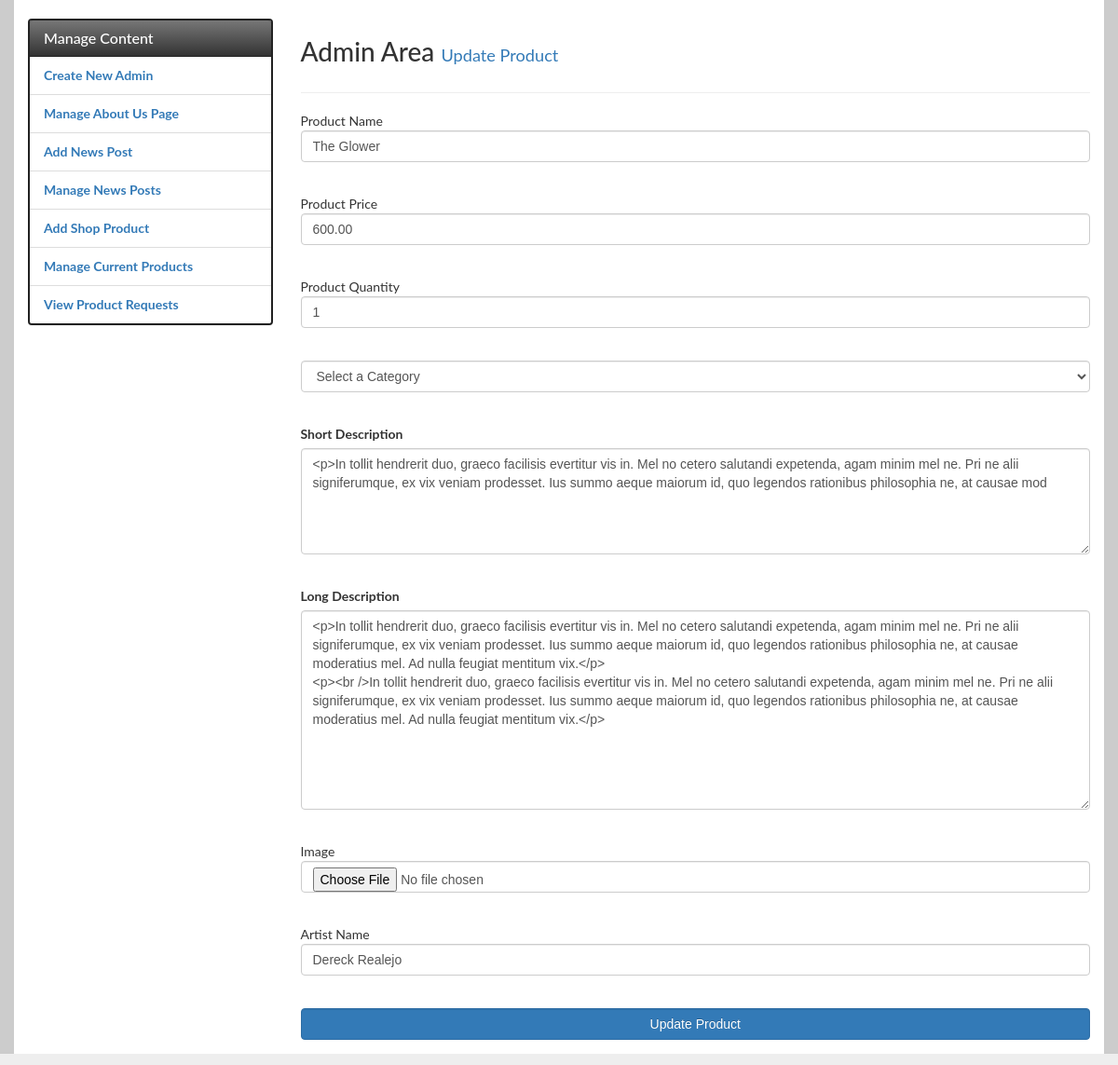
Screenshot of /admin/update_product.php?productID=7 with the database file from the repository.
### tables this page shows
CREATE TABLE `products` (
  `productID` int(11) NOT NULL,
  `productName` varchar(100) NOT NULL,
  `productPrice` decimal(15,2) NOT NULL,
  `productQuantity` int(4) DEFAULT NULL,
  `productCategoryID` int(11) NOT NULL,
  `productShortDescription` varchar(250) NOT NULL,
  `productLongDescription` varchar(1000) DEFAULT NULL,
  `productImage` varchar(255) DEFAULT NULL,
  `productImageExt` varchar(5) NOT NULL,
  `productArtist` varchar(100) DEFAULT NULL
);

### admin/functions/product_functions.php (called while the page is built, shortened)
<?php
function viewOneProduct($productID) {
    $db = getDatabase();
    $stmt = $db->prepare("SELECT * FROM products WHERE productID = :productID");
    $binds = array(
        ":productID" => $productID
    );
    $result = array();
    if ($stmt->execute($binds) && $stmt->rowCount() > 0) {
        $result = $stmt->fetch(PDO::FETCH_ASSOC);
    }
    return $result;
}

### admin/update_product.php (the view, shortened to what this page needs)
<!DOCTYPE html>
<html lang="en">
<head>
    <link href="https://cdnjs.cloudflare.com/ajax/libs/font-awesome/4.7.0/css/font-awesome.min.css" rel="stylesheet" />
    <link href="../bower_components/bootstrap/dist/css/bootstrap-theme.min.css" rel="stylesheet" />
    <link href="../bower_components/bootstrap/dist/css/bootstrap.min.css" rel="stylesheet" />
    <link href="../bower_components/normalize-css/normalize.css" rel="stylesheet" />
    <link href="../css/main.css" rel="stylesheet" type="text/css" />
    <link href="css/admin.css" rel="stylesheet" type="text/css" />
</head>
<body>
    <?php
    include 'functions/product_functions.php';
    if (isPostRequest()) {
        $productID = filter_input(INPUT_POST, 'productID');
        $productName = filter_input(INPUT_POST, 'productName');
        $productPrice = filter_input(INPUT_POST, 'productPrice');
        $productQuantity = filter_input(INPUT_POST, 'productQuantity');
        $productCategoryID = filter_input(INPUT_POST, 'productCategoryID');
        $productShortDescription = filter_input(INPUT_POST, 'productShortDescription');
        $productLongDescription = filter_input(INPUT_POST, 'productLongDescription');
        $productImage = filter_input(INPUT_POST, 'productImage');
        $productArtist = filter_input(INPUT_POST, 'productArtist');
        $updated = updateProduct($productID, $productName, $productPrice, $productQuantity, $productCategoryID, $productShortDescription, $productLongDescription, $productImage, $productArtist);
        if ($updated === true) {
            $result = 'Product updated';
        } else {
            $result = 'Product NOT updated';
        }
    } else {
        $productID = filter_input(INPUT_GET, 'productID');
        $row = viewOneProduct($productID);
        $productName = $row['productName'];
        $productPrice = $row['productPrice'];
        $productQuantity = $row['productQuantity'];
        $productShortDescription = $row['productShortDescription'];
        $productLongDescription = $row['productLongDescription'];
        $productImage = $row['productImage'];
        $productArtist = $row['productArtist'];
    }
    ?>
    <div class="mainContent">
        <div class="container main">
            <div class="row">
                <?php include 'admin_panel.php'; ?>
                <div class="col-md-9">
                    <div class="page-header">
                        <h1>Admin Area <small class="text-primary">Update Product</small></h1>
                    </div>
                    <form method="post" action="#">
                        <div class="form-group">
                            Product Name <input type="text" value="<?php echo $productName; ?>" name="productName" class="form-control" required  autofocus />
                        </div><br />
                        <div class="form-group">
                            Product Price <input type="number" value="<?php echo $productPrice; ?>" name="productPrice" class="form-control" required />
                        </div><br />
                        <div class="form-group">
                            Product Quantity <input type="number" value="<?php echo $productQuantity; ?>" name="productQuantity" class="form-control" />
                        </div><br />
                        <div class="form-group">
                            <select name="productCategoryID" required class="form-control">
                                <option>Select a Category</option>
                            </select>
                        </div><br />
                        <div class="form-group">
                            <label>Short Description</label>
                            <textarea value="<?php echo $productShortDescription; ?>" name="productShortDescription" class="form-control" cols="20" rows="5"><?php echo $productShortDescription; ?></textarea>
                        </div><br />
                        <div class="form-group">
                            <label>Long Description</label>
                            <textarea value="<?php echo $productLongDescription; ?>" name="productLongDescription" class="form-control" cols="20" rows="10"><?php echo $productLongDescription; ?></textarea>
                        </div><br />
                        <div class="form-group">
                            Image <input type="file" value="<?php echo $productImage; ?>" name="productImage" class="form-control" />
                        </div><br />
                        <div class="form-group">
                            Artist Name <input type="text" value="<?php echo $productArtist; ?>" name="productArtist" class="form-control" />
                        </div><br />
                        <div class="form-group">
                            <input type="submit" value="Update Product" class="btn btn-primary form-control" />
                        </div>
                    </form>
                </div>
            </div>
        </div>
    </div>
</body>
</html>

### css/main.css (style rules this page uses)
* { font-family: 'Lato', sans-serif; margin: 0; padding: 0; }
*, *:before, *:after { box-sizing: inherit; }
html { box-sizing: border-box; height: 100%; }
body { background-color: #EEE; font-family: 'Lato', sans-serif; min-height: 100%; padding-bottom: 4em; padding-top: 0; position: relative; }
.mainContent { background-color: #CCC; height: 100%; }
.container.main { background-color: #FFFFFF; border-radius: 0; height: 100%; margin: 0 auto; padding-bottom: 0; }

### rows the page displays
products: productName "The Glower", productPrice "600.00", productQuantity "1", productShortDescription "<p>In tollit hendrerit duo, graeco facilisis evertitur vis in. Mel no cetero salutandi expetenda, agam minim mel ne. Pri ne alii signiferumque, ex vix veniam prodesset. Ius summo aeque maiorum id, quo legendos rationibus philosophia ne, at causae mod", productLongDescription "<p>In tollit hendrerit duo, graeco facilisis evertitur vis in. Mel no cetero salutandi expetenda, agam minim mel ne. Pri ne alii signiferumque, ex vix veniam prodesset. Ius summo aeque maiorum id, quo legendos rationibus philosophia ne, at causae moderatius mel. Ad nulla feugiat mentitum vix.</p> <p><br />In tollit hendrerit duo, graeco facilisis evertitur vis in. Mel no cetero salutandi expetenda, agam minim mel ne. Pri ne alii signiferumque, ex vix veniam prodesset. Ius summo aeque maiorum id, quo legendos rationibus philosophia ne, at causae moderatius mel. Ad nulla feugiat mentitum vix.</p>", productArtist "Dereck Realejo"
